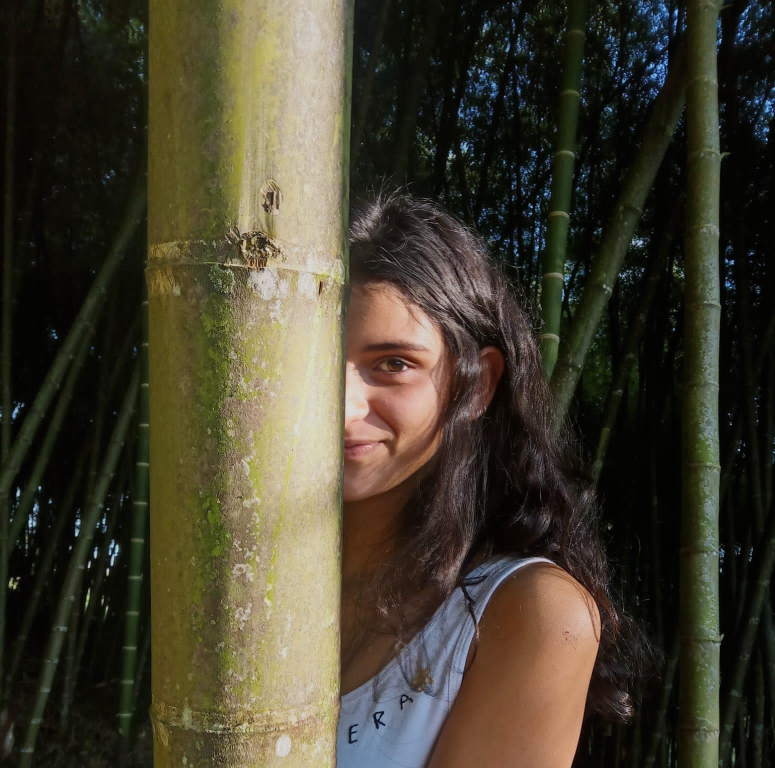
#> input picture Sunnylady.jpg, 1550 x 1536 px (shown at 1/2 size)
$ jupyter execute MeanShiftPca.ipynb
#> lines starting #> are read from the running program, lines starting #| are printed output that depends on the picture
[cell 1]
# Surpress any warnings:
def warn(*args, **kwargs):
    pass
import warnings
warnings.warn = warn

import numpy as np
import cv2 as cv
from sklearn.cluster import MeanShift, estimate_bandwidth
from mpl_toolkits import mplot3d
import pandas as pd
import matplotlib.pyplot as plt
import seaborn as sns
import math

[cell 2]
img=cv.imread('Sunnylady.jpg')
#> img is the input picture: shape (1536, 1550, 3); mean B, G, R 46.4, 62, 67.2
plt.imshow(cv.cvtColor(img, cv.COLOR_BGR2RGB))
plt.show()

[cell 3]
imgrez=cv.resize(img,dsize=(500,500))
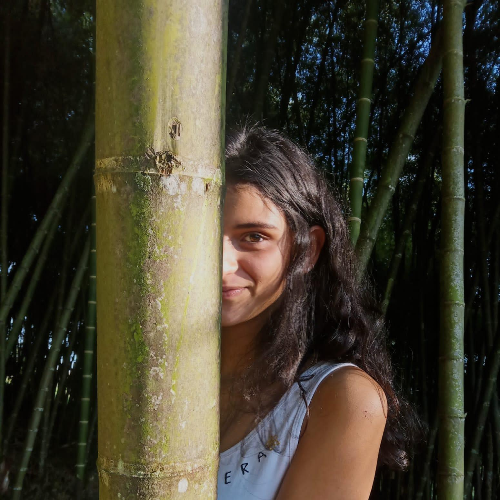
#> imgrez: shape (500, 500, 3); mean B, G, R 46.3, 61.9, 67.1
imgrez= cv.medianBlur(imgrez, 7)
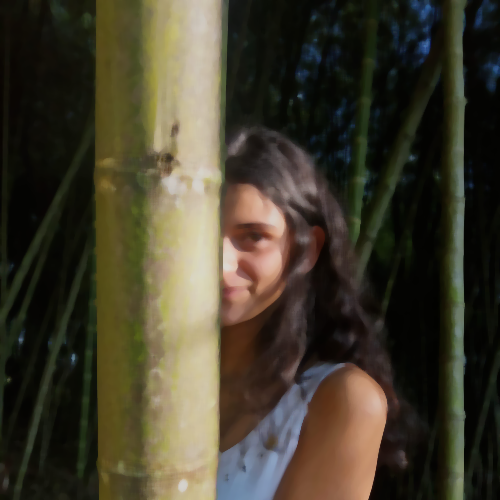
#> imgrez: shape (500, 500, 3); mean B, G, R 44.7, 60.6, 66
plt.imshow(cv.cvtColor(imgrez, cv.COLOR_BGR2RGB))

[cell 4]
eje=plt.axes(projection="3d")
eje.scatter3D(imgrez[:,:,0],imgrez[:,:,1],imgrez[:,:,2])
eje.set_title('Valores RGB por pixel')
plt.show()
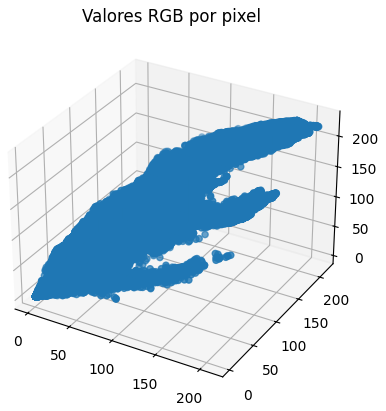
#> figure drawn by matplotlib, 1 panel

[cell 5]
imgrez.shape
#> Out = (500, 500, 3)

[cell 6]
PixF=imgrez.reshape((-1,3))
PixF=np.float32(PixF)

[cell 7]
anchobanda= estimate_bandwidth(PixF, quantile=.06, n_samples=20000)
#> anchobanda = 18.25
anchobanda
#> Out = 18.25
